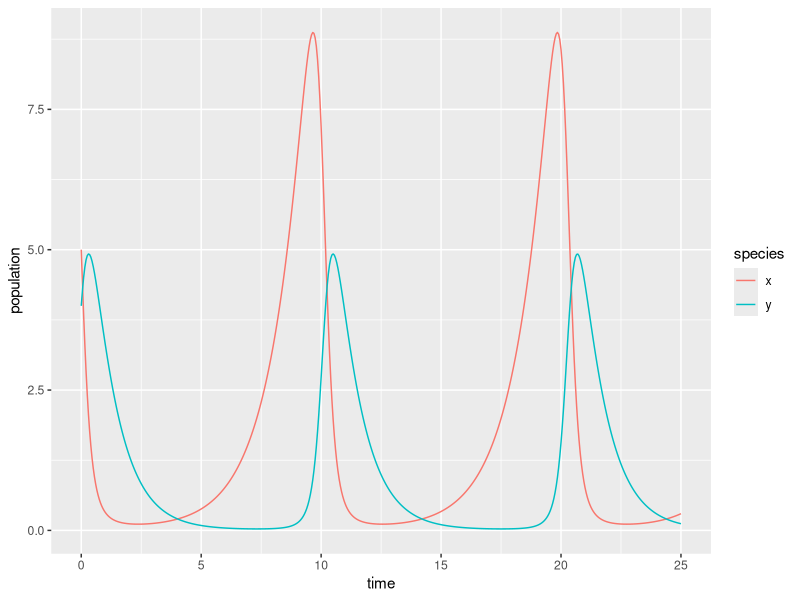

Here is the R script that generated this plot:
## ---- chunk 1
knitr::opts_chunk$set(echo = TRUE)
library(tidyverse)
library(deSolve)
library(kableExtra)
## ---- chunk 2
# Create a sequence of times (days): 
time <- seq(0, 25, by = 0.05)

# Set some parameter values (these can change - keep it in mind):
parameters <- c(alpha = .75, beta = .8, delta = .5, gamma = 1)

# Set the initial condition (prey and predator populations at t = 0).
# Recall: x = prey, y = predator
init_cond <- c(x = 5, y = 4)

# Prepare the series of differential equations as a function: 
lk_equations <- function(time, init_cond, parameters) {
  with(as.list(c(init_cond, parameters)), {
    dxdt = alpha * x - beta * x * y
    dydt = delta * x * y - gamma * y
    return(list(c(dxdt, dydt)))
  })
}

# Find the approximate the solution using `deSolve::ode()`:
approx_lk <- ode(y = init_cond, times = time, func = lk_equations, parms = parameters)

# Check the class: 
class(approx_lk)

# We really want this to be a data frame, and we want both prey (x) and predator (y) to be in the same column -- we'll learn why in EDS 221 (tidy data)
approx_lk_df <- data.frame(approx_lk) %>% 
  pivot_longer(cols = c(x,y), names_to = "species", values_to = "population")

# Plot it! 
ggplot(data = approx_lk_df, aes(x = time, y = population)) +
  geom_line(aes(color = species))
